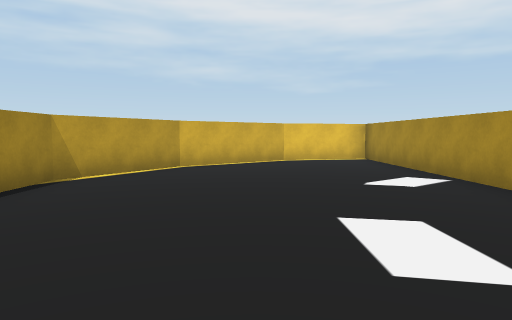
view 1 (above)

14 first-person views from a walk through a 3-D level made in the Unity game engine. The camera is 1.4 m above the floor, tilts 4° down and sees 70° across. The floor is counted in squares, 2 m on a side. Each view is taken from the middle of a square. On the plan, view 1 faces up. The plan holds only what a view shows up to about 11 squares ahead; the rest is blank. The place goes on beyond the plan.

view 2
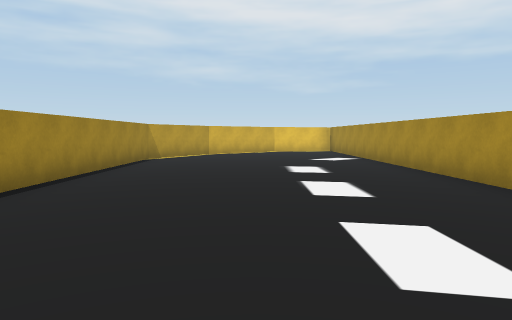

view 3
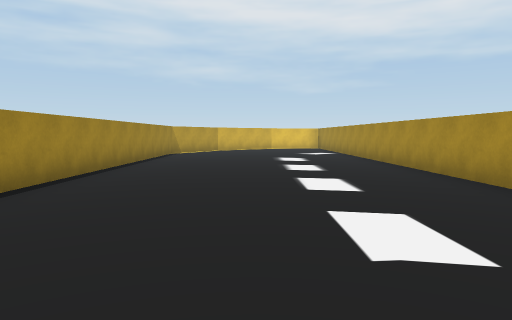

view 4
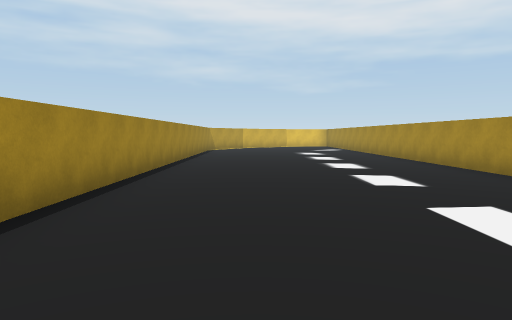

view 5
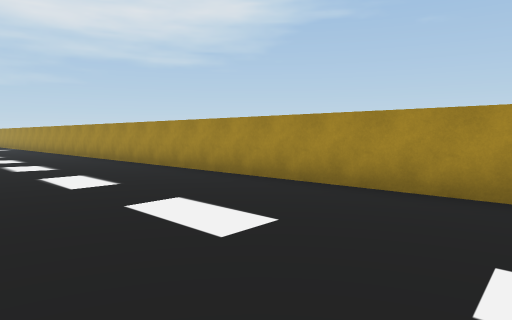

view 6
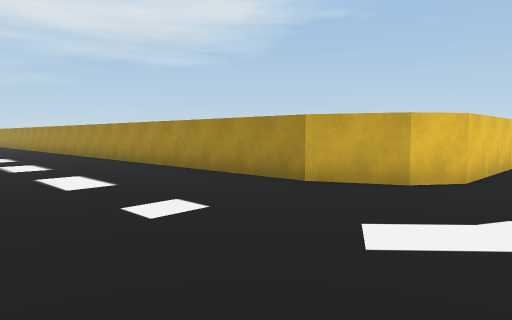

view 7
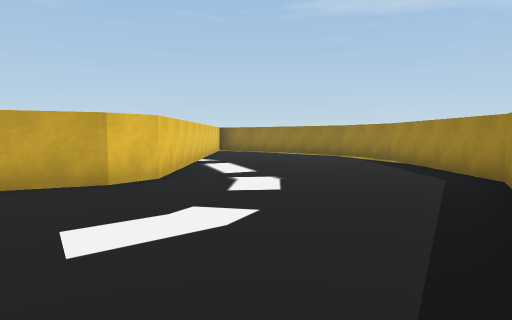

view 8
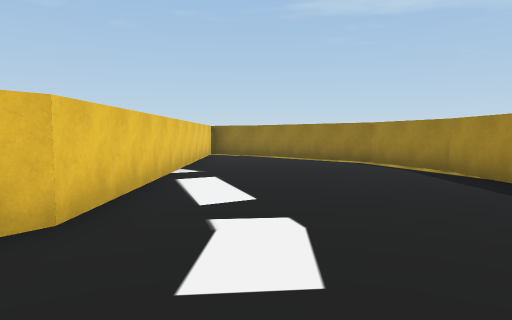

view 9
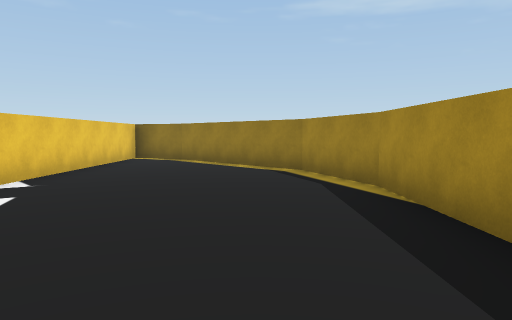

view 10
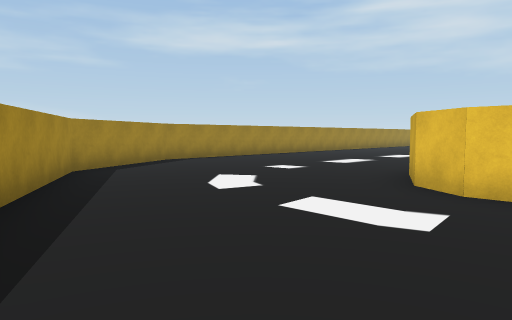

view 11
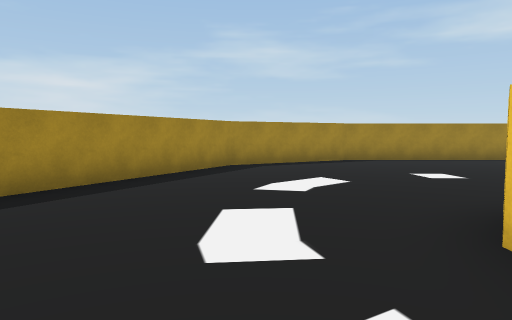

view 12
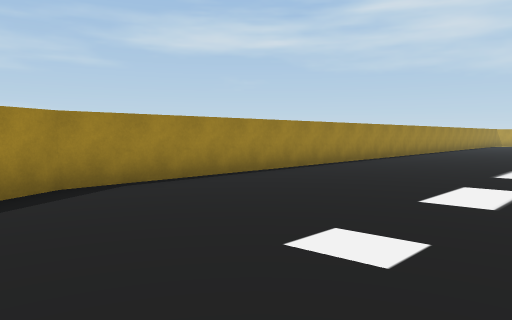

view 13
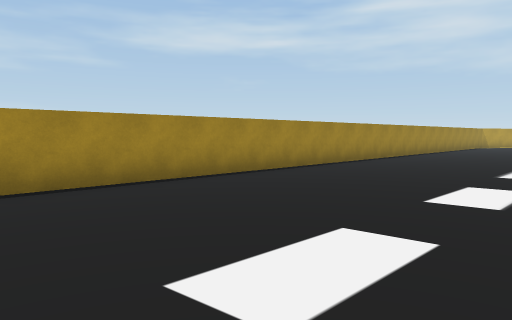

view 14
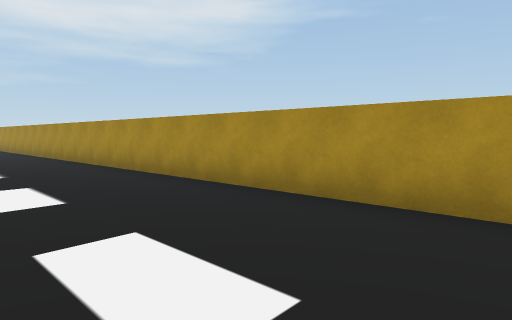

### Floor plan
Points are (right, up) in squares from view 1. A wall is a line through its corners. A room is listed if a view was taken in it or the views show most of it. See-through windows are left out.
Room 1 (views 1, 2, 3, 4, 5, 6, 7, 8, 9, 10, 11, 12, 13, 14)
walls: (4.1, -18.1) (3.4, -16.7) (3.2, 10.6) (0.8, 10) (-1.7, 8) (-3.1, 5.6) (-3, -17.5) (-1.3, -20.6) (4.3, -23.6) (8.9, -23.7) (11.2, -22.9) (14.3, -19.9) (14.9, -18.4) (5.3, -18.5)
objects: block (5, -18)

Positions as (right, up) in squares from view 1, and headings:
1: (0, 0), facing up
2: (0, -5), facing up
3: (0, -8), facing up
4: (-1, -11), facing up
5: (-1, -14), facing up-right
6: (-1, -20), facing up-right
7: (-1, -20), facing right
8: (2, -20), facing right
9: (4, -22), facing right
10: (6, -23), facing up-left
11: (7, -20), facing left
12: (2, -19), facing up-left
13: (2, -16), facing up-left
14: (0, -16), facing up-right
